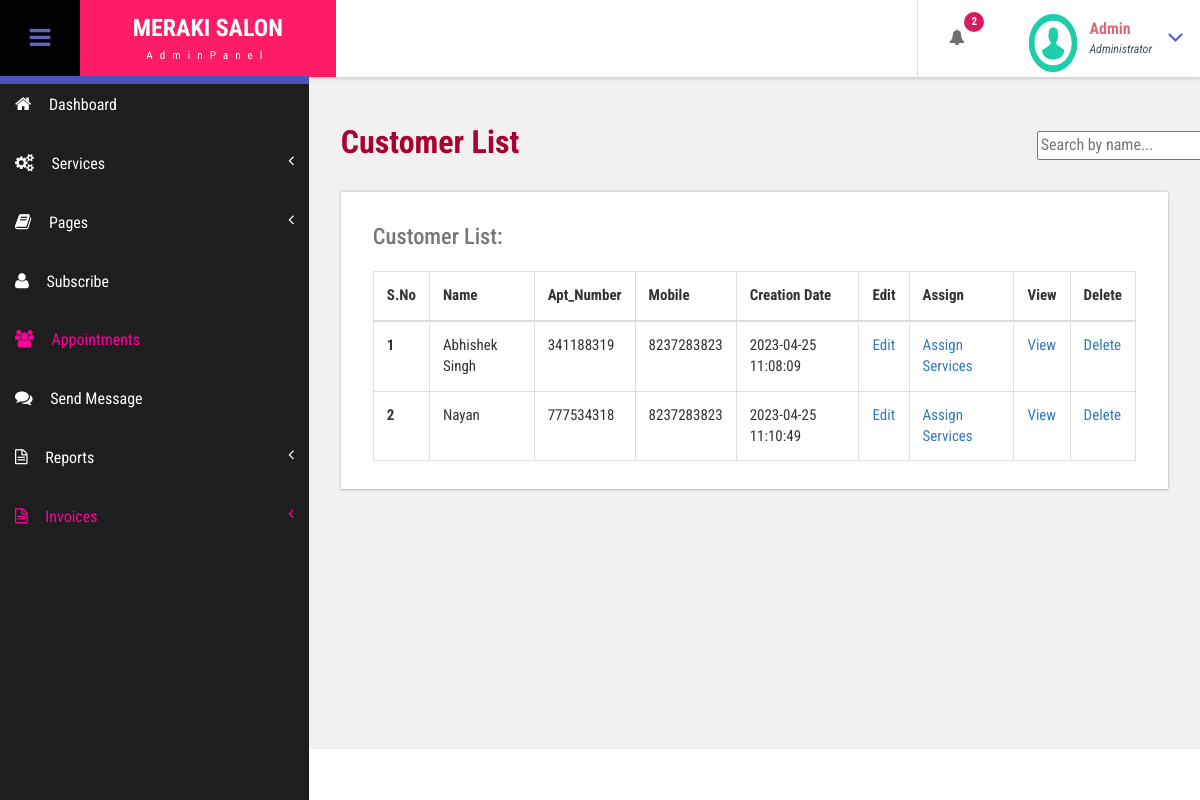
The page /admin/customer-list.php (signed in) on the database as committed earlier.
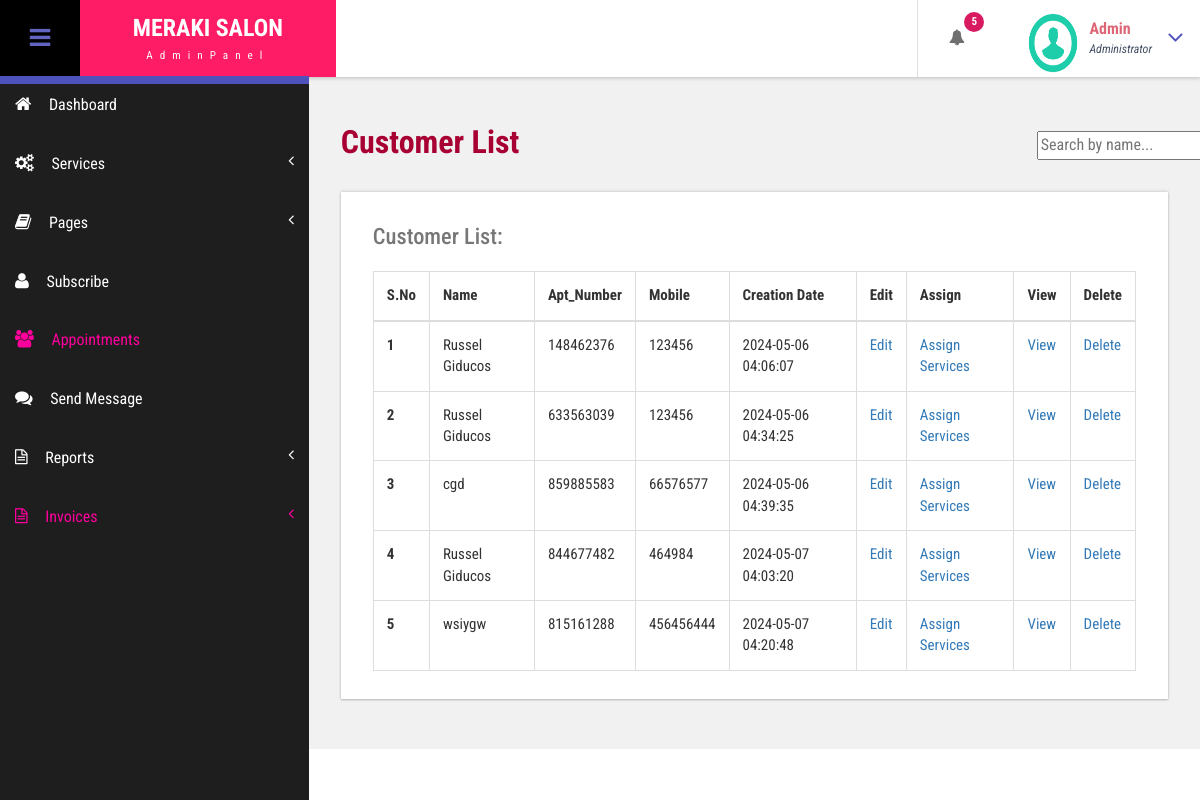
The same page on the database as committed later.
### tables this page shows
CREATE TABLE `tblcustomers` (
  `ID` int(10) NOT NULL,
  `Name` varchar(120) DEFAULT NULL,
  `Email` varchar(200) DEFAULT NULL,
  `MobileNumber` bigint(11) DEFAULT NULL,
  `AptNumber` varchar(120) DEFAULT NULL,
  `Gender` enum('Female','Male','Others') DEFAULT NULL,
  `app_date` varchar(120) DEFAULT NULL,
  `app_time` varchar(120) DEFAULT NULL,
  `Details` mediumtext DEFAULT NULL,
  `CreationDate` timestamp NULL DEFAULT current_timestamp()
);

### admin/customer-list.php (the view, shortened to what this page needs)
<?php
include('includes/dbconnection.php');
if (strlen($_SESSION['bpmsaid']==0)) {
  header('location:logout.php');
  } else{
  ?>
<!DOCTYPE HTML>
<html>
<head>
<link href="css/bootstrap.css" rel='stylesheet' type='text/css' />
<link href="css/style.css" rel='stylesheet' type='text/css' />
<link href="css/font-awesome.css" rel="stylesheet">
<link href="css/animate.css" rel="stylesheet" type="text/css" media="all">
<link href="css/custom.css" rel="stylesheet">
</head>
<body class="cbp-spmenu-push">
	<div class="main-content">
		 <?php include_once('includes/sidebar.php');?>
		 <?php include_once('includes/header.php');?>
		<div id="page-wrapper">
    <div class="main-page">
        <div class="tables">
            <div class="search-box">
                <input type="text" id="search" placeholder="Search by name...">
            </div>
<h3 class="title1">Customer List</h3>
<div class="table-responsive bs-example widget-shadow">
    <h4>Customer List:</h4>
    <table class="table table-bordered">
        <thead>
            <tr>
                <th>S.No</th>
                <th>Name</th>
                <th>Apt_Number</th>
                <th>Mobile</th>
                <th>Creation Date</th>
                <th>Edit</th>
                <th>Assign</th>
                <th>View</th>
                <th>Delete</th>
            </tr>
        </thead>
        <tbody>
            <?php
            $ret=mysqli_query($con,"select *from  tblcustomers");
            $cnt=1;
            while ($row=mysqli_fetch_array($ret)) {
            ?>
            <tr>
                <th scope="row"><?php echo $cnt;?></th>
                <td><?php  echo $row['Name'];?></td>
                <td><?php  echo $row['AptNumber'];?></td>
                <td><?php  echo $row['MobileNumber'];?></td>
                <td><?php  echo $row['CreationDate'];?></td>
                <td><a href="edit-customer-detailed.php?editid=<?php echo $row['ID'];?>">Edit</a></td>
               <td> <a href="add-customer-services.php?addid=<?php echo $row['ID'];?>">Assign Services</a></td>
                <td><a href="view-customer-details.php?viewid=<?php echo $row['ID'];?>">View</a></td>
                <td><a href="delete-customer.php?deleteid=<?php echo $row['ID'];?>" onclick="return confirm('Are you sure you want to delete this customer?')">Delete</a></td>
            </tr>
            <?php
            $cnt=$cnt+1;
            }?>
        </tbody>
    </table>
</div>
</body>
</html>
<?php }  ?>

### admin/includes/header.php (shortened to what this page needs)
<div class="sticky-header header-section ">
  <div class="header-left">
    <button id="showLeftPush"><i class="fa fa-bars"></i></button>
    <div class="logo">
      <a href="dashboard.php">
        <h1>MERAKI SALON</h1>
        <span>AdminPanel</span>
      </a>
    </div>
  </div>
  <div class="header-right">
    <div class="profile_details_left">
      <ul class="nofitications-dropdown">
        <?php
        $ret1 = mysqli_query($con, "select ID,Name from tblcustomers ORDER BY ID DESC");
        $num = mysqli_num_rows($ret1);
        ?>
        <li class="dropdown head-dpdn">
          <a href="#" class="dropdown-toggle" data-toggle="dropdown" aria-expanded="false"><i
              class="fa fa-bell"></i><span class="badge blue"><?php echo $num; ?></span></a>
        </li>
      </ul>
      <div class="clearfix"> </div>
    </div>
    <div class="profile_details">
      <?php
      $adid = $_SESSION['bpmsaid'];
      $ret = mysqli_query($con, "select AdminName from tbladmin where ID='$adid'");
      $row = mysqli_fetch_array($ret);
      $name = $row['AdminName'];
      ?>
      <ul>
        <li class="dropdown profile_details_drop">
          <a href="#" class="dropdown-toggle" data-toggle="dropdown" aria-expanded="false">
            <div class="profile_img">
              <span class="prfil-img"><img src="images/download (1).png" alt="" width="50" height="60"> </span>
              <div class="user-name">
                <p><?php echo $name; ?></p>
                <span>Administrator</span>
              </div>
              <i class="fa fa-angle-down lnr"></i>
              <div class="clearfix"></div>
            </div>
          </a>
        </li>
      </ul>
    </div>
  </div>
  <div class="clearfix"> </div>
</div>

Rows that differ between the two databases and show on the page:
removed tblcustomers: Name "Abhishek Singh", AptNumber "341188319", MobileNumber "8237283823", CreationDate "2023-04-25 11:08:09"
removed tblcustomers: Name "Nayan", AptNumber "777534318", MobileNumber "8237283823", CreationDate "2023-04-25 11:10:49"
added tblcustomers: Name "Russel Giducos", AptNumber "148462376", MobileNumber "123456", CreationDate "2024-05-06 04:06:07"
added tblcustomers: Name "Russel Giducos", AptNumber "633563039", MobileNumber "123456", CreationDate "2024-05-06 04:34:25"
added tblcustomers: Name "cgd", AptNumber "859885583", MobileNumber "66576577", CreationDate "2024-05-06 04:39:35"
added tblcustomers: Name "Russel Giducos", AptNumber "844677482", MobileNumber "464984", CreationDate "2024-05-07 04:03:20"
added tblcustomers: Name "wsiygw", AptNumber "815161288", MobileNumber "456456444", CreationDate "2024-05-07 04:20:48"
Other text that changed with them:
$num: "2" → "5"
